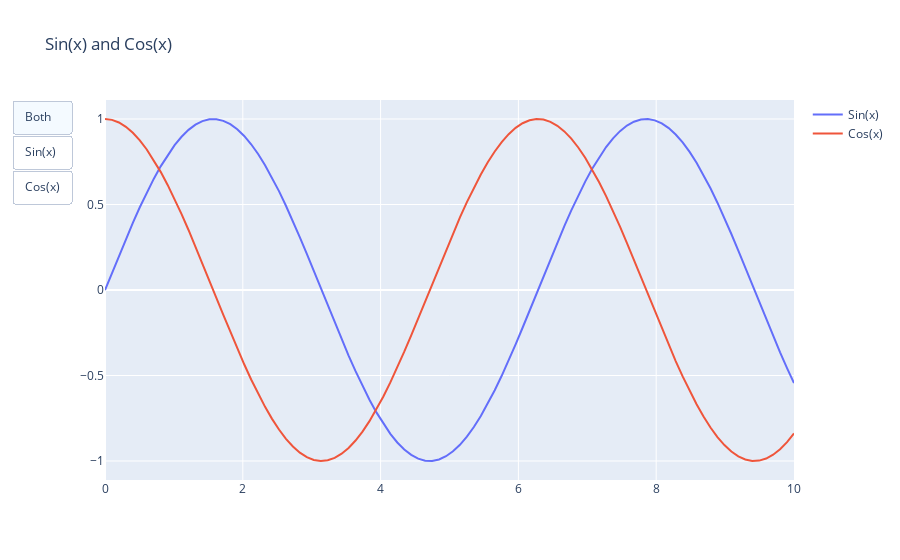

Here is the notebook cell this chart was saved with:
### Markdown cell above
## **Box selector**

### Code cell
import plotly.graph_objects as go
from plotly.subplots import make_subplots
import numpy as np

# Create some sample data
x = np.linspace(0, 10, 100)
y1 = np.sin(x)
y2 = np.cos(x)

# Create a subplot
fig = go.Figure()

# Add both traces to the same plot
trace1 = go.Scatter(x=x, y=y1, mode='lines', name='Sin(x)')
trace2 = go.Scatter(x=x, y=y2, mode='lines', name='Cos(x)')

fig.add_trace(trace1)
fig.add_trace(trace2)

# Define buttons
buttons = [
    dict(label='Both',      method='update', args=[{'visible': [True,  True]},  {'title': 'Sin(x) and Cos(x)'}]),
    dict(label='Sin(x)',    method='update', args=[{'visible': [True,  False]}, {'title': 'Sin(x)'}]),
    dict(label='Cos(x)',    method='update', args=[{'visible': [False, True]},  {'title': 'Cos(x)'}]),
]

# Update layout with buttons
fig.update_layout(updatemenus=[dict(type='buttons', showactive=True, buttons=buttons)])

# Update layout for better display
fig.update_layout(title_text='Sin(x) and Cos(x)', showlegend=True)

# Show the plot
fig.show()
